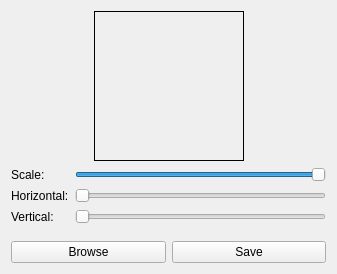
<?xml version="1.0" encoding="UTF-8"?>
<ui version="4.0">
 <class>MainWindow</class>
 <widget class="QMainWindow" name="MainWindow">
  <property name="geometry">
   <rect>
    <x>0</x>
    <y>0</y>
    <width>337</width>
    <height>274</height>
   </rect>
  </property>
  <property name="windowTitle">
   <string>MainWindow</string>
  </property>
  <widget class="QWidget" name="centralWidget">
   <layout class="QVBoxLayout" name="verticalLayout">
    <item>
     <layout class="QHBoxLayout" name="horizontalLayout">
      <item>
       <spacer name="horizontalSpacer">
        <property name="orientation">
         <enum>Qt::Horizontal</enum>
        </property>
        <property name="sizeHint" stdset="0">
         <size>
          <width>40</width>
          <height>20</height>
         </size>
        </property>
       </spacer>
      </item>
      <item>
       <widget class="QLabel" name="productImage">
        <property name="minimumSize">
         <size>
          <width>150</width>
          <height>150</height>
         </size>
        </property>
        <property name="frameShape">
         <enum>QFrame::Box</enum>
        </property>
        <property name="text">
         <string/>
        </property>
       </widget>
      </item>
      <item>
       <spacer name="horizontalSpacer_2">
        <property name="orientation">
         <enum>Qt::Horizontal</enum>
        </property>
        <property name="sizeHint" stdset="0">
         <size>
          <width>40</width>
          <height>20</height>
         </size>
        </property>
       </spacer>
      </item>
     </layout>
    </item>
    <item>
     <layout class="QFormLayout" name="formLayout">
      <item row="0" column="0">
       <widget class="QLabel" name="label_2">
        <property name="text">
         <string>Scale:</string>
        </property>
       </widget>
      </item>
      <item row="1" column="0">
       <widget class="QLabel" name="label_3">
        <property name="text">
         <string>Horizontal:</string>
        </property>
       </widget>
      </item>
      <item row="2" column="0">
       <widget class="QLabel" name="label_4">
        <property name="text">
         <string>Vertical:</string>
        </property>
       </widget>
      </item>
      <item row="0" column="1">
       <widget class="QSlider" name="scaleSlider">
        <property name="minimum">
         <number>1</number>
        </property>
        <property name="maximum">
         <number>100</number>
        </property>
        <property name="value">
         <number>100</number>
        </property>
        <property name="orientation">
         <enum>Qt::Horizontal</enum>
        </property>
       </widget>
      </item>
      <item row="1" column="1">
       <widget class="QSlider" name="leftSlider">
        <property name="minimum">
         <number>1</number>
        </property>
        <property name="maximum">
         <number>100</number>
        </property>
        <property name="orientation">
         <enum>Qt::Horizontal</enum>
        </property>
       </widget>
      </item>
      <item row="2" column="1">
       <widget class="QSlider" name="topSlider">
        <property name="minimum">
         <number>1</number>
        </property>
        <property name="maximum">
         <number>100</number>
        </property>
        <property name="orientation">
         <enum>Qt::Horizontal</enum>
        </property>
       </widget>
      </item>
     </layout>
    </item>
    <item>
     <layout class="QHBoxLayout" name="horizontalLayout_2">
      <item>
       <widget class="QPushButton" name="browseButton">
        <property name="text">
         <string>Browse</string>
        </property>
       </widget>
      </item>
      <item>
       <widget class="QPushButton" name="saveButton">
        <property name="text">
         <string>Save</string>
        </property>
       </widget>
      </item>
     </layout>
    </item>
   </layout>
  </widget>
 </widget>
 <layoutdefault spacing="6" margin="11"/>
 <resources/>
 <connections/>
</ui>
